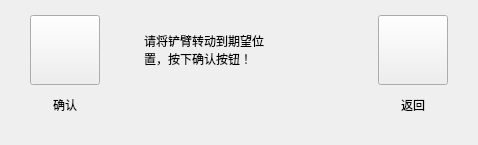
       <widget class="QWidget" name="controlExcavatorHeadingFixWarningPage">
        <layout class="QHBoxLayout" name="horizontalLayout_26">
         <property name="spacing">
          <number>44</number>
         </property>
         <property name="leftMargin">
          <number>30</number>
         </property>
         <property name="topMargin">
          <number>15</number>
         </property>
         <property name="rightMargin">
          <number>30</number>
         </property>
         <property name="bottomMargin">
          <number>20</number>
         </property>
         <item>
          <layout class="QVBoxLayout" name="verticalLayout_89">
           <property name="spacing">
            <number>0</number>
           </property>
           <item>
            <widget class="QPushButton" name="fixWarnningOkBtn">
             <property name="minimumSize">
              <size>
               <width>70</width>
               <height>70</height>
              </size>
             </property>
             <property name="maximumSize">
              <size>
               <width>70</width>
               <height>70</height>
              </size>
             </property>
             <property name="text">
              <string/>
             </property>
            </widget>
           </item>
           <item>
            <widget class="QLabel" name="fixWarnningOkBtnLabel">
             <property name="text">
              <string>确认</string>
             </property>
             <property name="alignment">
              <set>Qt::AlignCenter</set>
             </property>
            </widget>
           </item>
          </layout>
         </item>
         <item>
          <layout class="QVBoxLayout" name="verticalLayout_91">
           <item>
            <widget class="QLabel" name="fixWarnningLabel">
             <property name="minimumSize">
              <size>
               <width>190</width>
               <height>70</height>
              </size>
             </property>
             <property name="maximumSize">
              <size>
               <width>190</width>
               <height>70</height>
              </size>
             </property>
             <property name="text">
              <string>请将铲臂转动到期望位
置，按下确认按钮！</string>
             </property>
            </widget>
           </item>
           <item>
            <spacer name="verticalSpacer_4">
             <property name="orientation">
              <enum>Qt::Vertical</enum>
             </property>
             <property name="sizeHint" stdset="0">
              <size>
               <width>20</width>
               <height>40</height>
              </size>
             </property>
            </spacer>
           </item>
          </layout>
         </item>
         <item>
          <layout class="QVBoxLayout" name="verticalLayout_90">
           <property name="spacing">
            <number>0</number>
           </property>
           <item>
            <widget class="QPushButton" name="fixWarnningBackBtn">
             <property name="minimumSize">
              <size>
               <width>70</width>
               <height>70</height>
              </size>
             </property>
             <property name="maximumSize">
              <size>
               <width>70</width>
               <height>70</height>
              </size>
             </property>
             <property name="text">
              <string/>
             </property>
            </widget>
           </item>
           <item>
            <widget class="QLabel" name="fixWarnningBackBtnLabel">
             <property name="text">
              <string>返回</string>
             </property>
             <property name="alignment">
              <set>Qt::AlignCenter</set>
             </property>
            </widget>
           </item>
          </layout>
         </item>
        </layout>
       </widget>
